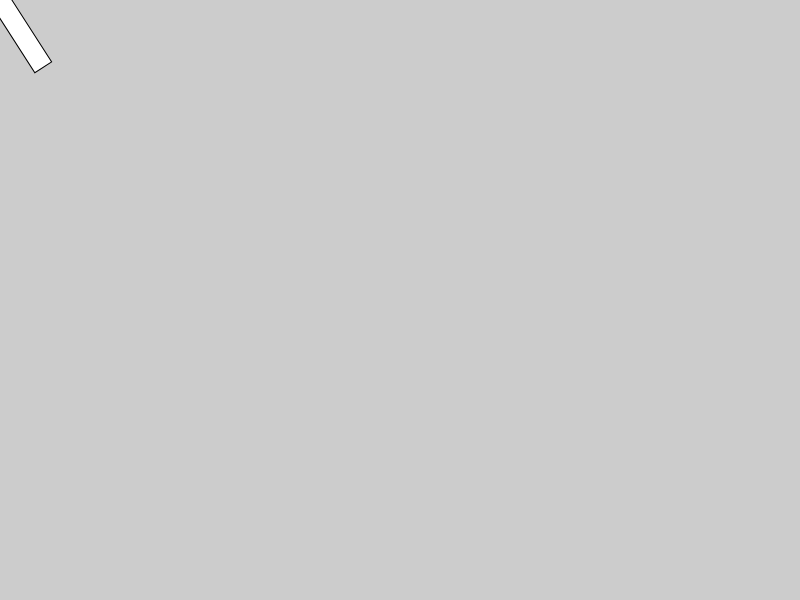
Frame 1 (no input)
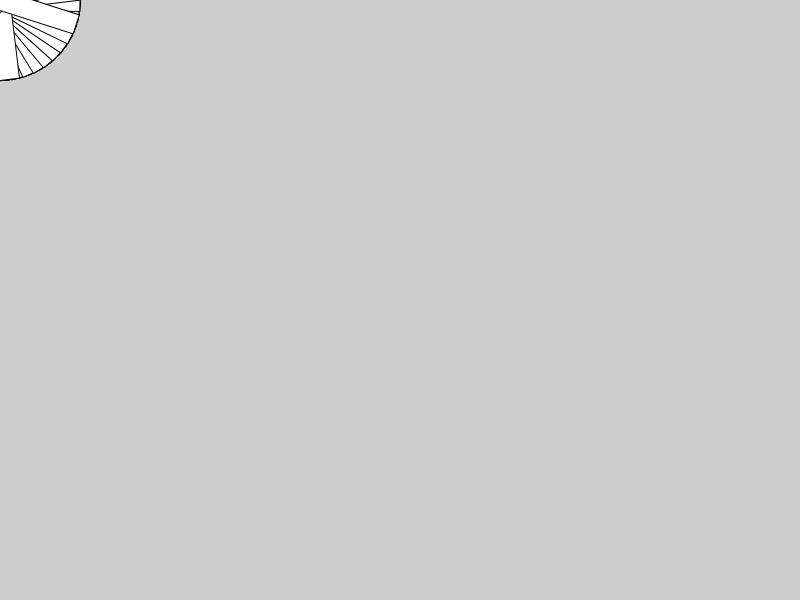
Frame 60 (no input)
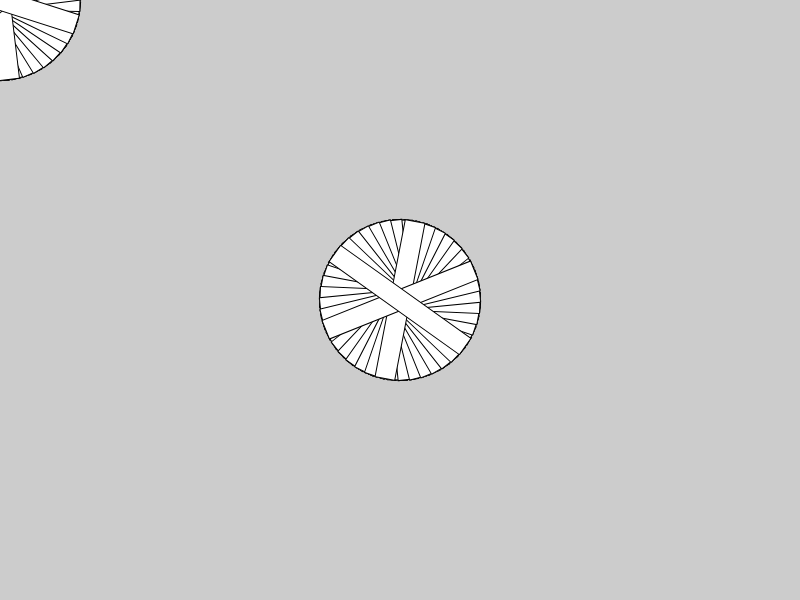
Frame 120 (the mouse pressed at the canvas centre since frame 60)

The p5.js sketch that drew these frames (run headless with seeded random() and noise() and a simulated clock; from frame 60 on, the mouse is pressed at the canvas centre):

// p5.js sketch
// ── sketch.js
function setup() {
  createCanvas(800, 600);
  background(204);
}

function draw() {
  translate(mouseX,mouseY);
  rotate(frameCount);

  rect(-80,-10,160,20);
}
